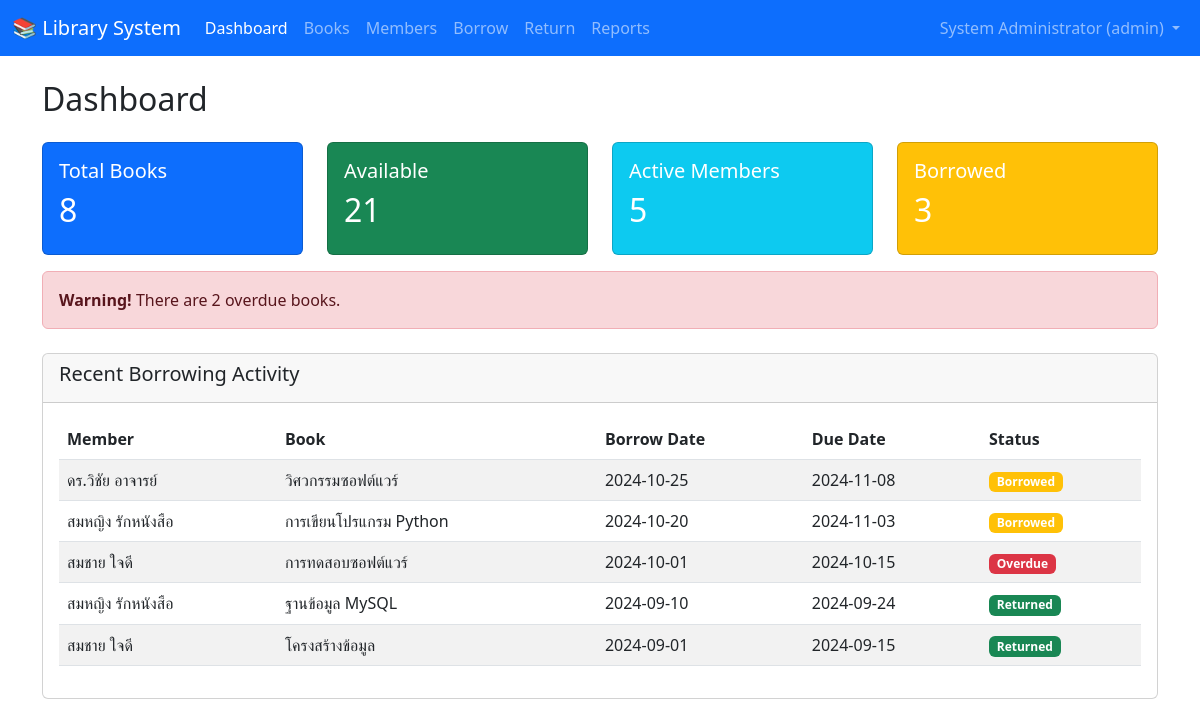
/index.php (signed in), run on the app's committed database.
### tables this page shows
CREATE TABLE IF NOT EXISTS borrowing (
    borrow_id INT PRIMARY KEY AUTO_INCREMENT,
    member_id INT NOT NULL,
    book_id INT NOT NULL,
    borrow_date DATE NOT NULL,
    due_date DATE NOT NULL,
    return_date DATE,
    fine_amount DECIMAL(10,2) DEFAULT 0.00,
    status ENUM('borrowed', 'returned', 'overdue') DEFAULT 'borrowed',
    created_at TIMESTAMP DEFAULT CURRENT_TIMESTAMP,
    FOREIGN KEY (member_id) REFERENCES members(member_id),
    FOREIGN KEY (book_id) REFERENCES books(book_id)
);

CREATE TABLE IF NOT EXISTS members (
    member_id INT PRIMARY KEY AUTO_INCREMENT,
    member_code VARCHAR(20) UNIQUE NOT NULL,
    full_name VARCHAR(100) NOT NULL,
    email VARCHAR(100),
    phone VARCHAR(20),
    member_type ENUM('student', 'teacher', 'public') NOT NULL,
    registration_date DATE NOT NULL,
    status ENUM('active', 'inactive', 'suspended') DEFAULT 'active',
    max_books INT DEFAULT 3,
    created_at TIMESTAMP DEFAULT CURRENT_TIMESTAMP
);

CREATE TABLE IF NOT EXISTS books (
    book_id INT PRIMARY KEY AUTO_INCREMENT,
    isbn VARCHAR(20) UNIQUE,
    title VARCHAR(200) NOT NULL,
    author VARCHAR(100) NOT NULL,
    publisher VARCHAR(100),
    publication_year INT,
    category VARCHAR(50),
    total_copies INT DEFAULT 1,
    available_copies INT DEFAULT 1,
    shelf_location VARCHAR(20),
    status ENUM('available', 'unavailable') DEFAULT 'available',
    created_at TIMESTAMP DEFAULT CURRENT_TIMESTAMP
);

### src/index.php (the view, shortened to what this page needs)
<?php
require_once 'config.php';
$stats = [];
$result = mysqli_query($conn, "SELECT COUNT(*) as total FROM books");
$stats['total_books'] = mysqli_fetch_assoc($result)['total'];
$result = mysqli_query($conn, "SELECT SUM(available_copies) as total FROM books");
$stats['available_books'] = mysqli_fetch_assoc($result)['total'];
$result = mysqli_query($conn, "SELECT COUNT(*) as total FROM members WHERE status = 'active'");
$stats['active_members'] = mysqli_fetch_assoc($result)['total'];
$result = mysqli_query($conn, "SELECT COUNT(*) as total FROM borrowing WHERE status = 'borrowed' OR status = 'overdue'");
$stats['borrowed_books'] = mysqli_fetch_assoc($result)['total'];
$result = mysqli_query($conn, "SELECT COUNT(*) as total FROM borrowing WHERE status = 'borrowed' AND due_date < CURDATE()");
$stats['overdue_books'] = mysqli_fetch_assoc($result)['total'];
?>
<!DOCTYPE html>
<html lang="th">
<head>
    <link href="https://cdn.jsdelivr.net/npm/bootstrap@5.3.0/dist/css/bootstrap.min.css" rel="stylesheet">
</head>
<body>
    <nav class="navbar navbar-expand-lg navbar-dark bg-primary">
        <div class="container-fluid">
            <a class="navbar-brand" href="index.php">📚 Library System</a>
            <div class="collapse navbar-collapse" id="navbarNav">
                <ul class="navbar-nav me-auto">
                    <li class="nav-item">
                        <a class="nav-link active" href="index.php">Dashboard</a>
                    </li>
                    <li class="nav-item">
                        <a class="nav-link" href="books.php">Books</a>
                    </li>
                    <li class="nav-item">
                        <a class="nav-link" href="members.php">Members</a>
                    </li>
                    <li class="nav-item">
                        <a class="nav-link" href="borrow.php">Borrow</a>
                    </li>
                    <li class="nav-item">
                        <a class="nav-link" href="return.php">Return</a>
                    </li>
                    <li class="nav-item">
                        <a class="nav-link" href="reports.php">Reports</a>
                    </li>
                </ul>
                <ul class="navbar-nav">
                    <li class="nav-item dropdown">
                        <a class="nav-link dropdown-toggle" href="#" id="userDropdown" role="button" data-bs-toggle="dropdown">
                            <?php echo $_SESSION['full_name']; ?> (<?php echo $_SESSION['role']; ?>)
                        </a>
                    </li>
                </ul>
            </div>
        </div>
    </nav>
    <div class="container mt-4">
        <h2 class="mb-4">Dashboard</h2>
        <div class="row">
            <div class="col-md-3 mb-3">
                <div class="card text-white bg-primary">
                    <div class="card-body">
                        <h5 class="card-title">Total Books</h5>
                        <h2><?php echo $stats['total_books']; ?></h2>
                    </div>
                </div>
            </div>
            <div class="col-md-3 mb-3">
                <div class="card text-white bg-success">
                    <div class="card-body">
                        <h5 class="card-title">Available</h5>
                        <h2><?php echo $stats['available_books']; ?></h2>
                    </div>
                </div>
            </div>
            <div class="col-md-3 mb-3">
                <div class="card text-white bg-info">
                    <div class="card-body">
                        <h5 class="card-title">Active Members</h5>
                        <h2><?php echo $stats['active_members']; ?></h2>
                    </div>
                </div>
            </div>
            <div class="col-md-3 mb-3">
                <div class="card text-white bg-warning">
                    <div class="card-body">
                        <h5 class="card-title">Borrowed</h5>
                        <h2><?php echo $stats['borrowed_books']; ?></h2>
                    </div>
                </div>
            </div>
        </div>
        <?php if ($stats['overdue_books'] > 0): ?>
        <div class="alert alert-danger">
            <strong>Warning!</strong> There are <?php echo $stats['overdue_books']; ?> overdue books.
        </div>
        <?php endif; ?>
        <div class="card mt-4">
            <div class="card-header">
                <h5>Recent Borrowing Activity</h5>
            </div>
            <div class="card-body">
                <table class="table table-striped">
                    <thead>
                        <tr>
                            <th>Member</th>
                            <th>Book</th>
                            <th>Borrow Date</th>
                            <th>Due Date</th>
                            <th>Status</th>
                        </tr>
                    </thead>
                    <tbody>
                        <?php
                        $sql = "SELECT b.*, m.full_name, bk.title
                                FROM borrowing b, members m, books bk
                                WHERE b.member_id = m.member_id
                                AND b.book_id = bk.book_id
                                ORDER BY b.borrow_date DESC
                                LIMIT 10";
                        $result = mysqli_query($conn, $sql);
                        while ($row = mysqli_fetch_assoc($result)):
                        ?>
                        <tr>
                            <td><?php echo $row['full_name']; ?></td>
                            <td><?php echo $row['title']; ?></td>
                            <td><?php echo $row['borrow_date']; ?></td>
                            <td><?php echo $row['due_date']; ?></td>
                            <td>
                                <?php if ($row['status'] == 'overdue'): ?>
                                    <span class="badge bg-danger">Overdue</span>
                                <?php elseif ($row['status'] == 'borrowed'): ?>
                                    <span class="badge bg-warning">Borrowed</span>
                                <?php else: ?>
                                    <span class="badge bg-success">Returned</span>
                                <?php endif; ?>
                            </td>
                        </tr>
                        <?php endwhile; ?>
                    </tbody>
                </table>
            </div>
        </div>
    </div>
</body>
</html>

### data on the page
borrowing: member.full_name "ดร.วิชัย อาจารย์", book.title "วิศวกรรมซอฟต์แวร์", borrow_date "2024-10-25", due_date "2024-11-08", status "Borrowed"
borrowing: member.full_name "สมหญิง รักหนังสือ", book.title "การเขียนโปรแกรม Python", borrow_date "2024-10-20", due_date "2024-11-03", status "Borrowed"
borrowing: member.full_name "สมชาย ใจดี", book.title "การทดสอบซอฟต์แวร์", borrow_date "2024-10-01", due_date "2024-10-15", status "Overdue"
borrowing: member.full_name "สมหญิง รักหนังสือ", book.title "ฐานข้อมูล MySQL", borrow_date "2024-09-10", due_date "2024-09-24", status "Returned"
borrowing: member.full_name "สมชาย ใจดี", book.title "โครงสร้างข้อมูล", borrow_date "2024-09-01", due_date "2024-09-15", status "Returned"

### other printed values
$_SESSION['full_name'] "System Administrator"
$_SESSION['role'] "admin"
$stats['total_books'] "8"
$stats['available_books'] "21"
$stats['active_members'] "5"
$stats['borrowed_books'] "3"
$stats['overdue_books'] "2"
